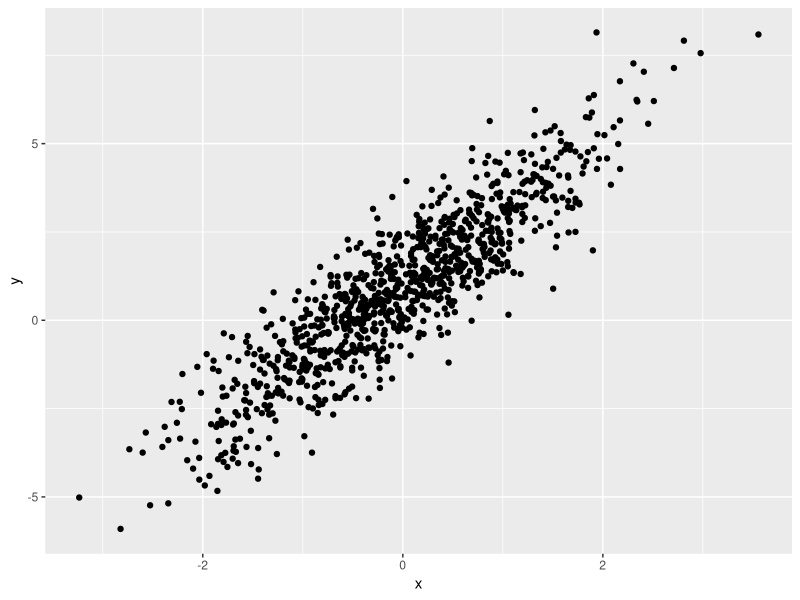

Source code (R):
## ---- chunk 1
library(tidyverse)
## ---- chunk 2
samp = rnorm(100)
length(samp)
## ---- chunk 3
plot_df=
  tibble(
    x=rnorm(n=1000),
    y=1+2*x+rnorm(n=1000)
  )

ggplot(plot_df, aes(x=x,y=y))+geom_point()
